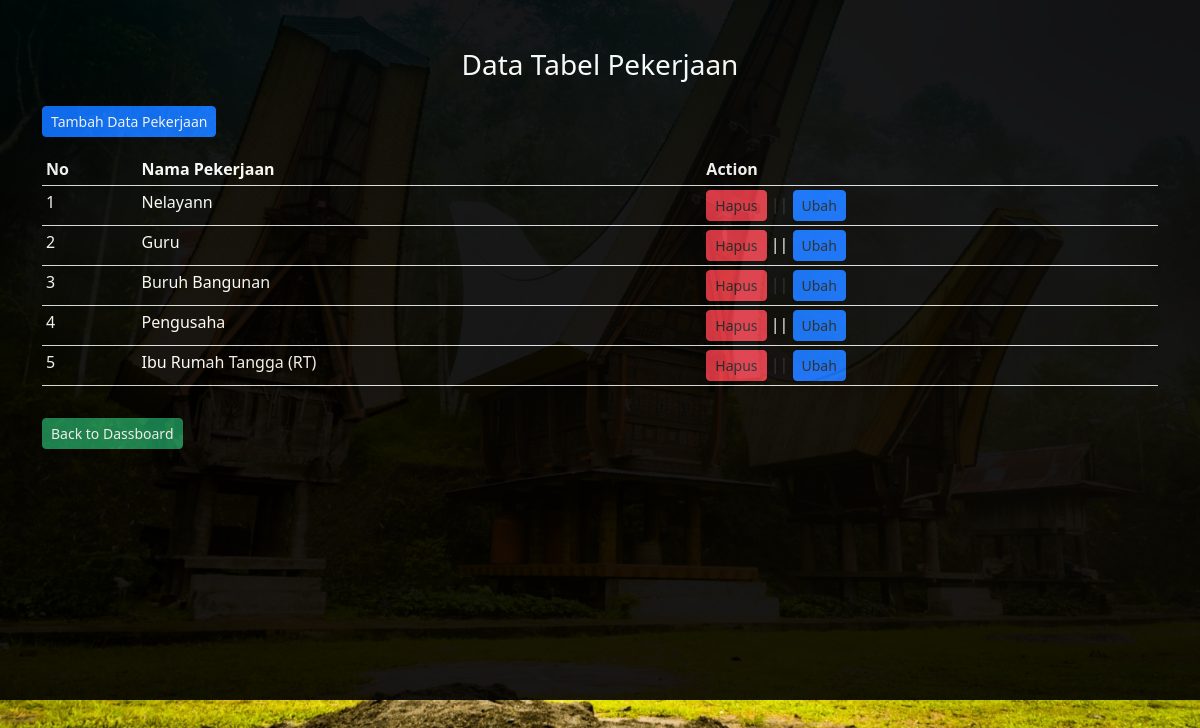
The page /admin/pekerjaan/pekerjaan.php (signed in) on the database its author committed.
### tables this page shows
CREATE TABLE `tb_pekerjaan` (
  `id_pekerjaan` int(11) NOT NULL,
  `pekerjaan` varchar(100) NOT NULL
);

### admin/pekerjaan/functions.php (called while the page is built, shortened)
<?php
$con = mysqli_connect('localhost', 'root', '', 'kelurahan');
function query($query){
global $con;
$result = mysqli_query($con, $query);
$kotak = [];
while($pek = mysqli_fetch_array($result)){
    $kotak [] = $pek;
}
return $kotak;
}
?>

### admin/pekerjaan/pekerjaan.php (the view, shortened to what this page needs)
<?php
     require 'functions.php';
    $tb_pekerjaan = query("SELECT * FROM tb_pekerjaan");
?>
<!doctype html>
<html lang="en">
  <head>
    <link href="https://cdn.jsdelivr.net/npm/bootstrap@5.2.0-beta1/dist/css/bootstrap.min.css" rel="stylesheet">
  </head>
  <body>
  <div class="container-fluid" id="container-fluid">
    <div class="container">
    <div class="row text-white text-center">
        <div class="col-lg-12 mt-5">
            <h3>Data  Tabel Pekerjaan</h3>
        </div>
    </div>
    <div class="row py-3">
        <div class="col-lg-12">
            <a href="tambah.php" class="btn btn-primary btn-sm">Tambah Data Pekerjaan</a>
        </div>
    </div>
    <div class="row">
        <div class="col-lg-12">
            <div class="table-responisve">
                <table class="table table-sm table-striped text-white">
                    <thead>
                        <tr data-aos="fade-right" data-aos-duration="2000">
                            <th>No</th>
                            <th>Nama Pekerjaan</th>
                            <th>Action</th>
                        </tr>
                    </thead>
                    <tbody>
                    <?php $i = 1; ?>
                    <?php foreach($tb_pekerjaan as $pekerjaan) : ?>
                        <tr data-aos="fade-right" data-aos-duration="2000">
                            <td class="colom text-white"><?php echo $i; ?></td>
                            <td class="text-white"><?php echo $pekerjaan['pekerjaan']; ?></td>
                            <td class="aksi">
                                <button class="btn btn-danger btn-sm"><a class="text-decoration-none text-dark" href="hapus.php?id_pekerjaan=<?php echo $pekerjaan['id_pekerjaan']; ?>"onclick="return confirm('Yakin ingin hapus');">Hapus</a></button> ||
                                <button class="btn btn-primary btn-sm"><a  class="text-decoration-none text-dark" a href="ubah.php?id_pekerjaan=<?php echo $pekerjaan['id_pekerjaan']; ?>">Ubah</a></button>
                            </td>
                        </tr>
                    <?php $i++; ?>
                    <?php endforeach; ?>
                    </tbody>
                </table>
            </div>
        </div>
    </div>
    <div class="row mt-3">
        <div class="col-lg-12">
            <a href="../dashboard.php" class="btn btn-success btn-sm">Back to Dassboard</a>
        </div>
    </div>
 </div>
 <br><br>
</div>
  </body>
</html>

### admin/pekerjaan/pekerjaan.php (style rules this page uses)
html body { background-image: url('../../img/toraja3.jpg'); background-size: cover; background-position: center; background-repeat: no-repeat; }
#container-fluid { background-color: black; opacity: 0.9; height: 700px; }

### rows shown on the page
tb_pekerjaan: pekerjaan "Nelayann"
tb_pekerjaan: pekerjaan "Guru"
tb_pekerjaan: pekerjaan "Buruh Bangunan"
tb_pekerjaan: pekerjaan "Pengusaha"
tb_pekerjaan: pekerjaan "Ibu Rumah Tangga (RT)"
